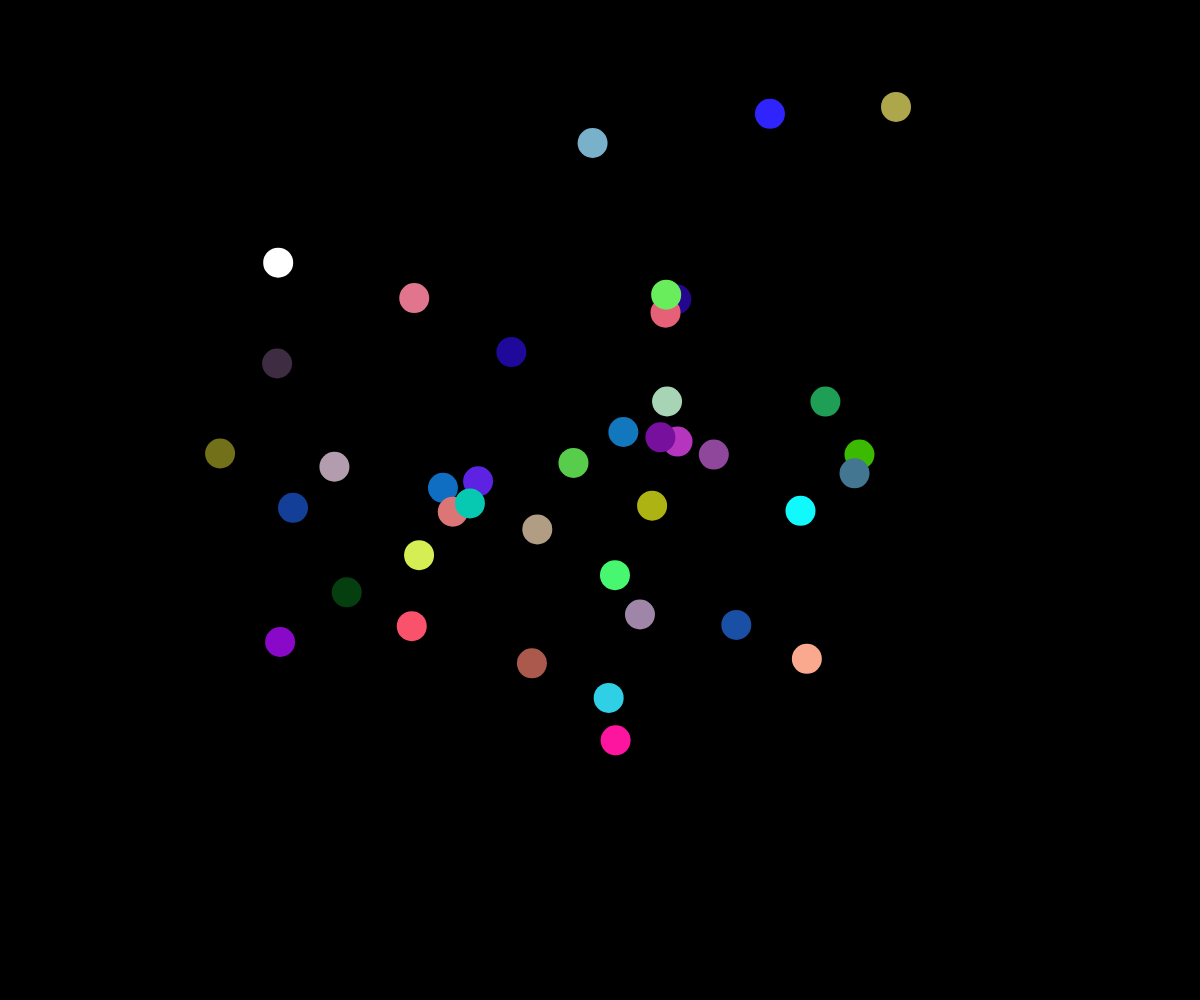
Frame 1 (no input)
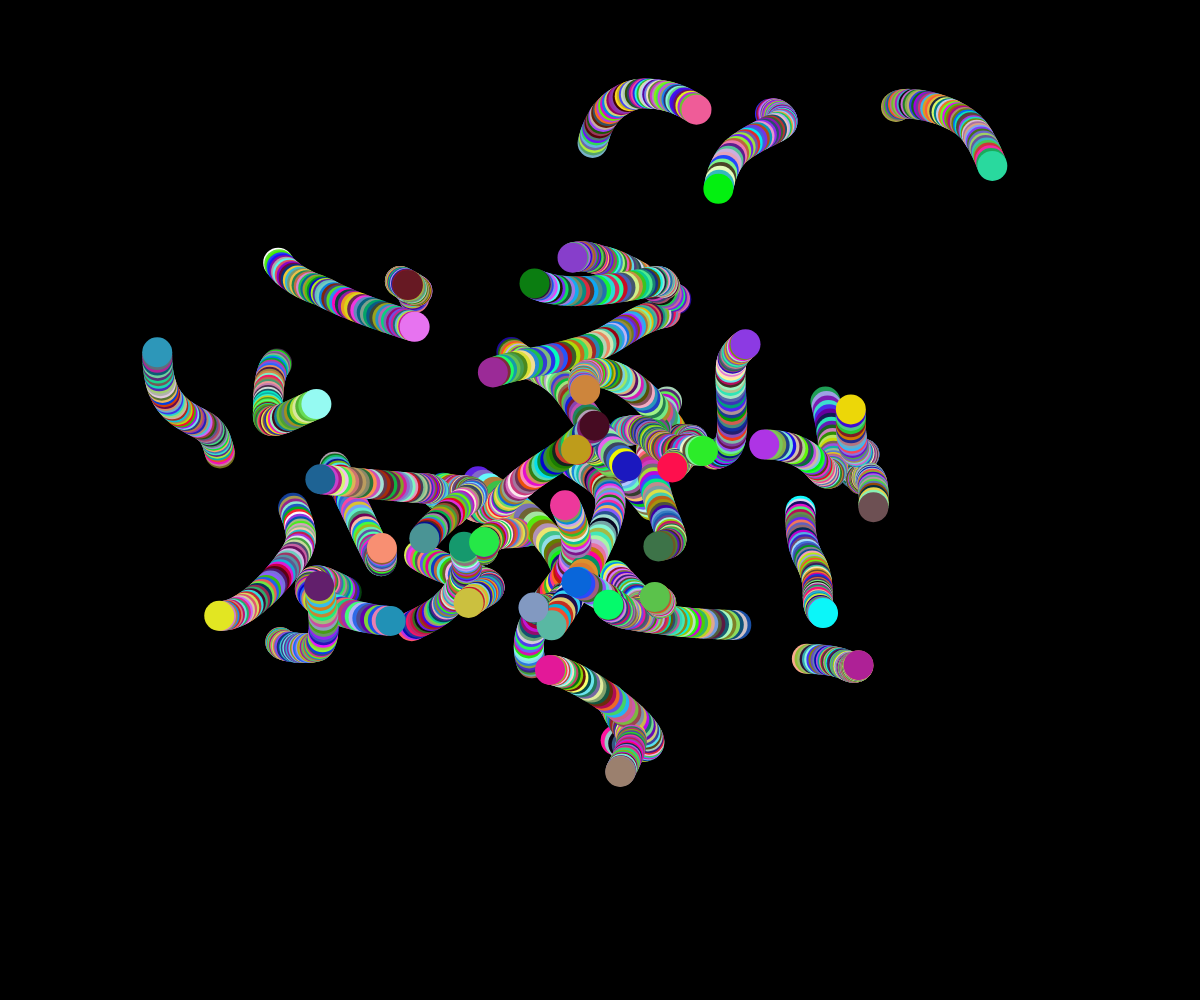
Frame 60 (no input)
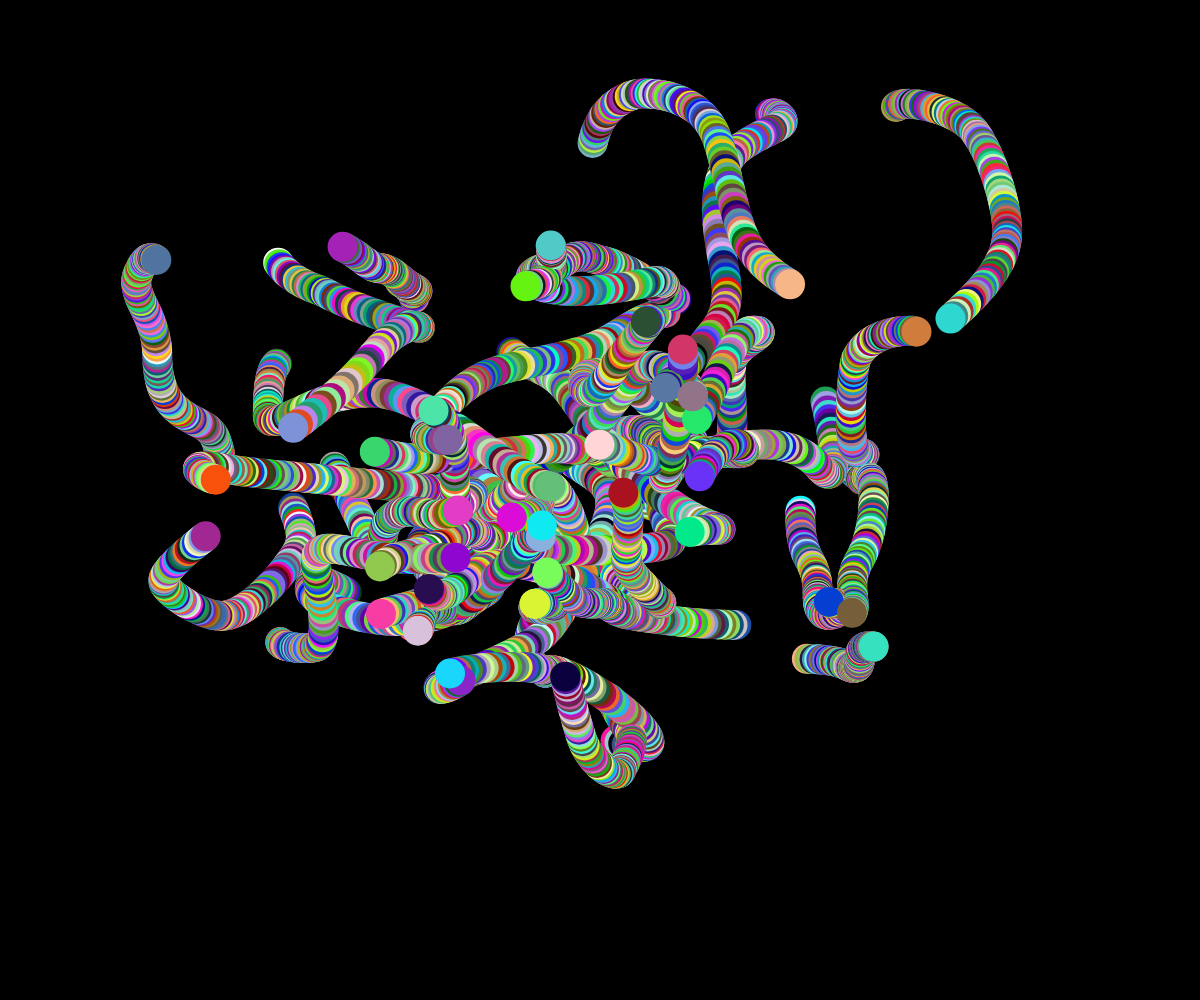
Frame 120 (the mouse pressed at the canvas centre since frame 60)

The p5.js sketch that drew these frames (run headless with seeded random() and noise() and a simulated clock; from frame 60 on, the mouse is pressed at the canvas centre):

// p5.js sketch
// ── sketch.js
let ball = [];

let n = 40;

var r; // variabili per avere i colori randomici delle palline
var g;
var b;
var a;

function setup() {
 createCanvas(windowWidth, windowHeight);
  noStroke();
  background(0);
  for (let i = 0; i < n; i++) {
   ball.push(new Ball());
  }
}

class Ball {
  constructor () {
    this.x = 0;
    this.y = 0;
    this.randomX = Math.random() * 100;
    this.randomY = Math.random() * 100;
  }
  
  update () {
   
      this.x = noise(this.randomX + millis() * 0.0002) * width;
      this.y = noise(this.randomY + millis() * 0.0002) * height;
    }
  
  
  draw () {
    //fill(255);
    fill( r, g, b ); // posso aggiungere l'alfa se voglio
    circle(this.x, this.y, 30); //dimensione palline
    
    r = random(255); // r is a random number between 0 - 255
    g = random(255); // g is a random number betwen 100 - 200
    b = random(255); // b is a random number between 0 - 100
    //a = random(200,255); // a is a random number between 200 - 255
  }
}


function draw() {
//background(0);
    fill(255, 255, 255);

  ball.forEach((pallina) => {
    pallina.update();
    pallina.draw();
  });
}
function windowResized() {
  resizeCanvas(windowWidth, windowHeight);
}
